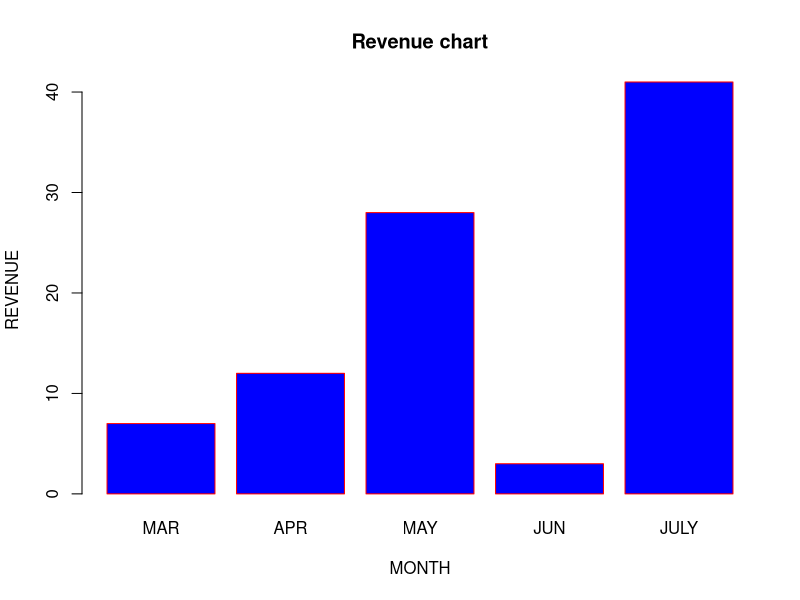
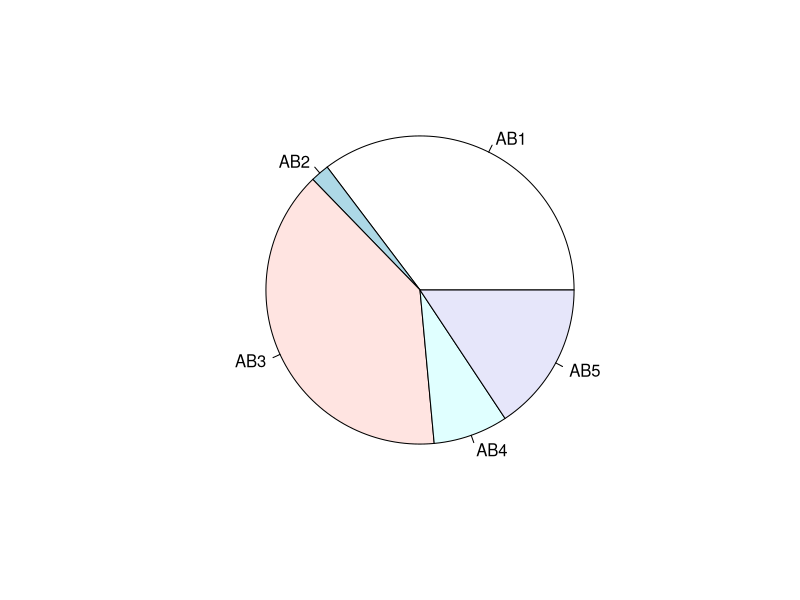
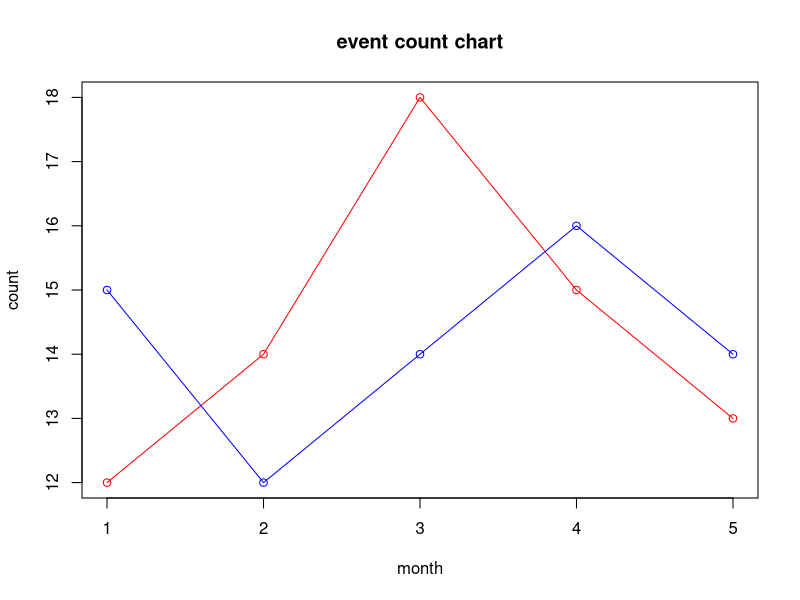
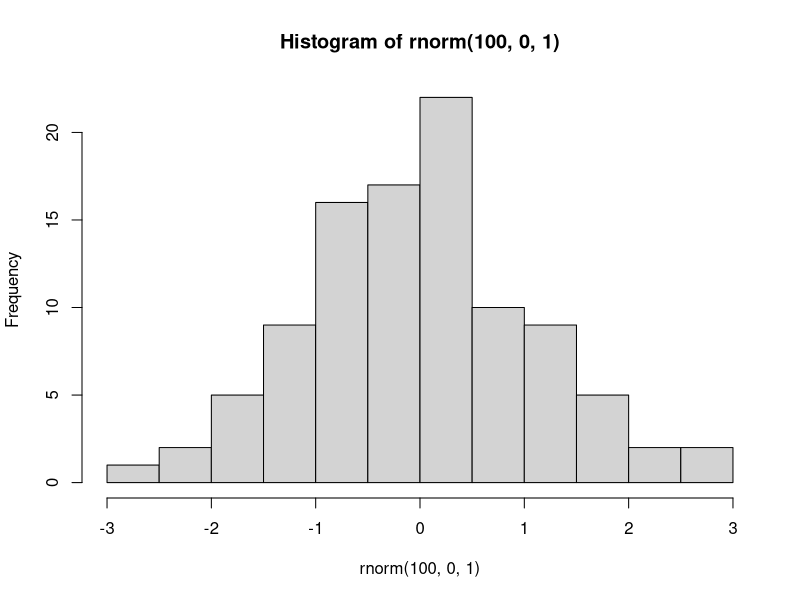
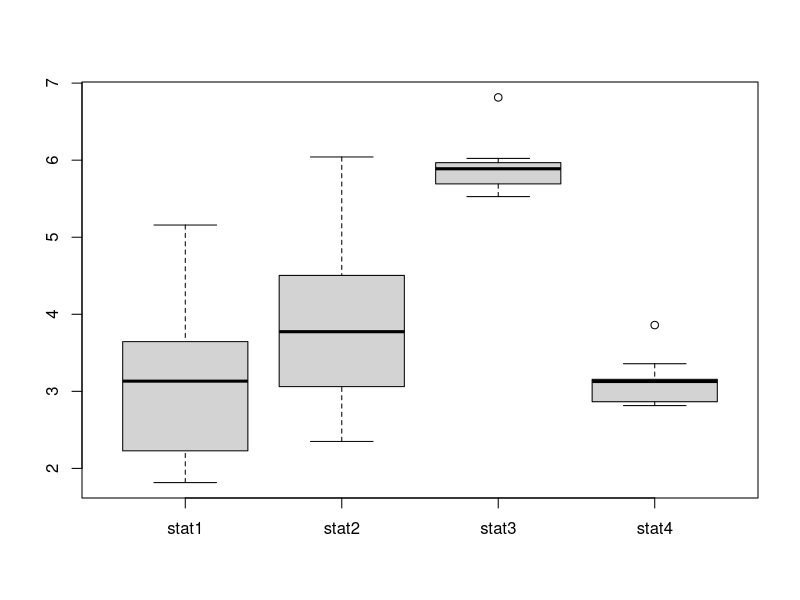

The R script that drew these images, in order:
# Barplot
barplot(c(7,12,28,3,41),
        names.arg=c("MAR","APR","MAY","JUN","JULY"),
        xlab="MONTH", ylab="REVENUE",
        col="blue", main="Revenue chart", border="red")

# Pie chart
pie(c(90,5,100,20,40),
    labels=c("AB1","AB2","AB3","AB4","AB5"))

# Line plot
plot(c(12,14,18,15,13), type="o", col="red",
     xlab="month", ylab="count", main="event count chart")
lines(c(15,12,14,16,14), type="o", col="blue")

# Histogram
hist(rnorm(100,0,1), breaks=10)

# Boxplot
boxplot(data.frame(
  stat1=rnorm(10,3,1),
  stat2=rnorm(10,4,1),
  stat3=rnorm(10,6,0.5),
  stat4=rnorm(10,3,0.5)
))
